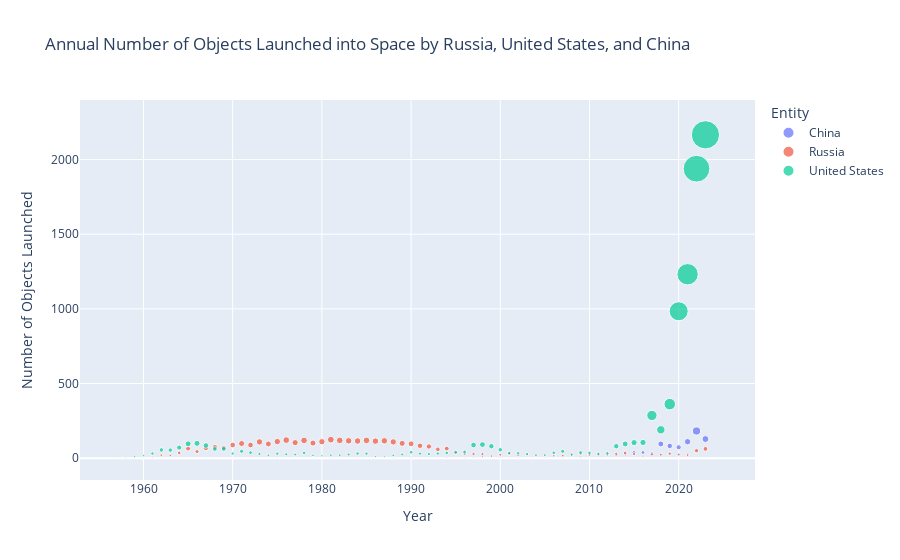

Here is the notebook cell this chart was saved with:
### Code cell
import pandas as pd
import plotly.express as px

# Filter the data for the selected entities
selected_entities = ['Russia', 'United States', 'China']
filtered_df = df[df['Entity'].isin(selected_entities)]

# Create a scatter plot showing each year's data
fig = px.scatter(
    filtered_df,
    x='Year',
    y='Annual number of objects launched into outer space',
    color='Entity',
    title='Annual Number of Objects Launched into Space by Russia, United States, and China',
    labels={'Annual number of objects launched into outer space': 'Number of Objects Launched'},
    size='Annual number of objects launched into outer space',  # Optional: size points by number of launches
    hover_name='Entity'
)

# Show the interactive scatter plot
fig.show()

### Figure 1 — Plotly figure (JSON) as saved in the notebook; plotly's stock layout.template omitted (floating-point values rounded to 4 significant figures)
{"data": [{"hovertemplate": "<b>%{hovertext}</b><br><br>Entity=China<br>Year=%{x}<br>Number of Objects Launched=%{marker.size}<extra></extra>", "hovertext": ["China", "China", "China", "China", "China", "China", "China", "China", "China", "China", "China", "China", "China", "China", "China", "China", "China", "China", "China", "China", "China", "China", "China", "China", "China", "China", "China", "China", "China", "China", "China", "China", "China", "China", "China", "China", "China", "China", "China", "China", "China", "China", "China", "China", "China", "China", "China", "China"], "legendgroup": "China", "marker": {"color": "#636efa", "size": [1, 1, 1, 3, 2, 1, 3, 1, 1, 3, 1, 2, 2, 4, 6, 1, 2, 1, 5, 1, 3, 7, 10, 11, 6, 2, 7, 9, 11, 7, 13, 10, 17, 8, 20, 20, 26, 19, 25, 38, 38, 32, 95, 82, 73, 110, 182, 128], "sizemode": "area", "sizeref": 5.415, "symbol": "circle"}, "mode": "markers", "name": "China", "orientation": "v", "showlegend": true, "type": "scatter", "x": [1970, 1971, 1974, 1975, 1976, 1978, 1981, 1982, 1983, 1984, 1985, 1986, 1987, 1988, 1990, 1991, 1992, 1993, 1994, 1995, 1996, 1997, 1998, 1999, 2000, 2001, 2002, 2003, 2004, 2005, 2006, 2007, 2008, 2009, 2010, 2011, 2012, 2013, 2014, 2015, 2016, 2017, 2018, 2019, 2020, 2021, 2022, 2023], "xaxis": "x", "y": [1, 1, 1, 3, 2, 1, 3, 1, 1, 3, 1, 2, 2, 4, 6, 1, 2, 1, 5, 1, 3, 7, 10, 11, 6, 2, 7, 9, 11, 7, 13, 10, 17, 8, 20, 20, 26, 19, 25, 38, 38, 32, 95, 82, 73, 110, 182, 128], "yaxis": "y"}, {"hovertemplate": "<b>%{hovertext}</b><br><br>Entity=Russia<br>Year=%{x}<br>Number of Objects Launched=%{marker.size}<extra></extra>", "hovertext": ["Russia", "Russia", "Russia", "Russia", "Russia", "Russia", "Russia", "Russia", "Russia", "Russia", "Russia", "Russia", "Russia", "Russia", "Russia", "Russia", "Russia", "Russia", "Russia", "Russia", "Russia", "Russia", "Russia", "Russia", "Russia", "Russia", "Russia", "Russia", "Russia", "Russia", "Russia", "Russia", "Russia", "Russia", "Russia", "Russia", "Russia", "Russia", "Russia", "Russia", "Russia", "Russia", "Russia", "Russia", "Russia", "Russia", "Russia", "Russia", "Russia", "Russia", "Russia", "Russia", "Russia", "Russia", "Russia", "Russia", "Russia", "Russia", "Russia", "Russia", "Russia", "Russia", "Russia", "Russia", "Russia", "Russia", "Russia"], "legendgroup": "Russia", "marker": {"color": "#EF553B", "size": [2, 1, 3, 3, 7, 20, 17, 35, 64, 44, 66, 74, 70, 88, 98, 88, 109, 95, 111, 121, 104, 119, 101, 110, 124, 119, 116, 115, 119, 114, 116, 109, 99, 96, 83, 78, 59, 64, 36, 28, 28, 27, 15, 23, 30, 19, 22, 19, 19, 16, 18, 21, 30, 24, 24, 23, 29, 35, 27, 14, 25, 23, 30, 24, 21, 50, 62], "sizemode": "area", "sizeref": 5.415, "symbol": "circle"}, "mode": "markers", "name": "Russia", "orientation": "v", "showlegend": true, "type": "scatter", "x": [1957, 1958, 1959, 1960, 1961, 1962, 1963, 1964, 1965, 1966, 1967, 1968, 1969, 1970, 1971, 1972, 1973, 1974, 1975, 1976, 1977, 1978, 1979, 1980, 1981, 1982, 1983, 1984, 1985, 1986, 1987, 1988, 1989, 1990, 1991, 1992, 1993, 1994, 1995, 1996, 1997, 1998, 1999, 2000, 2001, 2002, 2003, 2004, 2005, 2006, 2007, 2008, 2009, 2010, 2011, 2012, 2013, 2014, 2015, 2016, 2017, 2018, 2019, 2020, 2021, 2022, 2023], "xaxis": "x", "y": [2, 1, 3, 3, 7, 20, 17, 35, 64, 44, 66, 74, 70, 88, 98, 88, 109, 95, 111, 121, 104, 119, 101, 110, 124, 119, 116, 115, 119, 114, 116, 109, 99, 96, 83, 78, 59, 64, 36, 28, 28, 27, 15, 23, 30, 19, 22, 19, 19, 16, 18, 21, 30, 24, 24, 23, 29, 35, 27, 14, 25, 23, 30, 24, 21, 50, 62], "yaxis": "y"}, {"hovertemplate": "<b>%{hovertext}</b><br><br>Entity=United States<br>Year=%{x}<br>Number of Objects Launched=%{marker.size}<extra></extra>", "hovertext": ["United States", "United States", "United States", "United States", "United States", "United States", "United States", "United States", "United States", "United States", "United States", "United States", "United States", "United States", "United States", "United States", "United States", "United States", "United States", "United States", "United States", "United States", "United States", "United States", "United States", "United States", "United States", "United States", "United States", "United States", "United States", "United States", "United States", "United States", "United States", "United States", "United States", "United States", "United States", "United States", "United States", "United States", "United States", "United States", "United States", "United States", "United States", "United States", "United States", "United States", "United States", "United States", "United States", "United States", "United States", "United States", "United States", "United States", "United States", "United States", "United States", "United States", "United States", "United States", "United States", "United States"], "legendgroup": "United States", "marker": {"color": "#00cc96", "size": [7, 11, 17, 31, 55, 54, 71, 96, 99, 85, 61, 62, 31, 46, 37, 28, 19, 30, 26, 24, 35, 19, 16, 20, 20, 25, 31, 30, 11, 10, 19, 25, 40, 30, 28, 31, 35, 40, 41, 88, 91, 80, 56, 34, 33, 28, 21, 21, 36, 46, 24, 38, 35, 29, 33, 80, 95, 104, 105, 286, 190, 362, 984, 1232, 1939, 2166], "sizemode": "area", "sizeref": 5.415, "symbol": "circle"}, "mode": "markers", "name": "United States", "orientation": "v", "showlegend": true, "type": "scatter", "x": [1958, 1959, 1960, 1961, 1962, 1963, 1964, 1965, 1966, 1967, 1968, 1969, 1970, 1971, 1972, 1973, 1974, 1975, 1976, 1977, 1978, 1979, 1980, 1981, 1982, 1983, 1984, 1985, 1986, 1987, 1988, 1989, 1990, 1991, 1992, 1993, 1994, 1995, 1996, 1997, 1998, 1999, 2000, 2001, 2002, 2003, 2004, 2005, 2006, 2007, 2008, 2009, 2010, 2011, 2012, 2013, 2014, 2015, 2016, 2017, 2018, 2019, 2020, 2021, 2022, 2023], "xaxis": "x", "y": [7, 11, 17, 31, 55, 54, 71, 96, 99, 85, 61, 62, 31, 46, 37, 28, 19, 30, 26, 24, 35, 19, 16, 20, 20, 25, 31, 30, 11, 10, 19, 25, 40, 30, 28, 31, 35, 40, 41, 88, 91, 80, 56, 34, 33, 28, 21, 21, 36, 46, 24, 38, 35, 29, 33, 80, 95, 104, 105, 286, 190, 362, 984, 1232, 1939, 2166], "yaxis": "y"}], "layout": {"autosize": true, "legend": {"itemsizing": "constant", "title": {"text": "Entity"}, "tracegroupgap": 0}, "title": {"text": "Annual Number of Objects Launched into Space by Russia, United States, and China"}, "xaxis": {"anchor": "y", "autorange": true, "domain": [0, 1], "range": [1953.0, 2028.0], "title": {"text": "Year"}, "type": "linear"}, "yaxis": {"anchor": "x", "autorange": true, "domain": [0, 1], "range": [-180.4, 2541.0], "title": {"text": "Number of Objects Launched"}, "type": "linear"}}}
